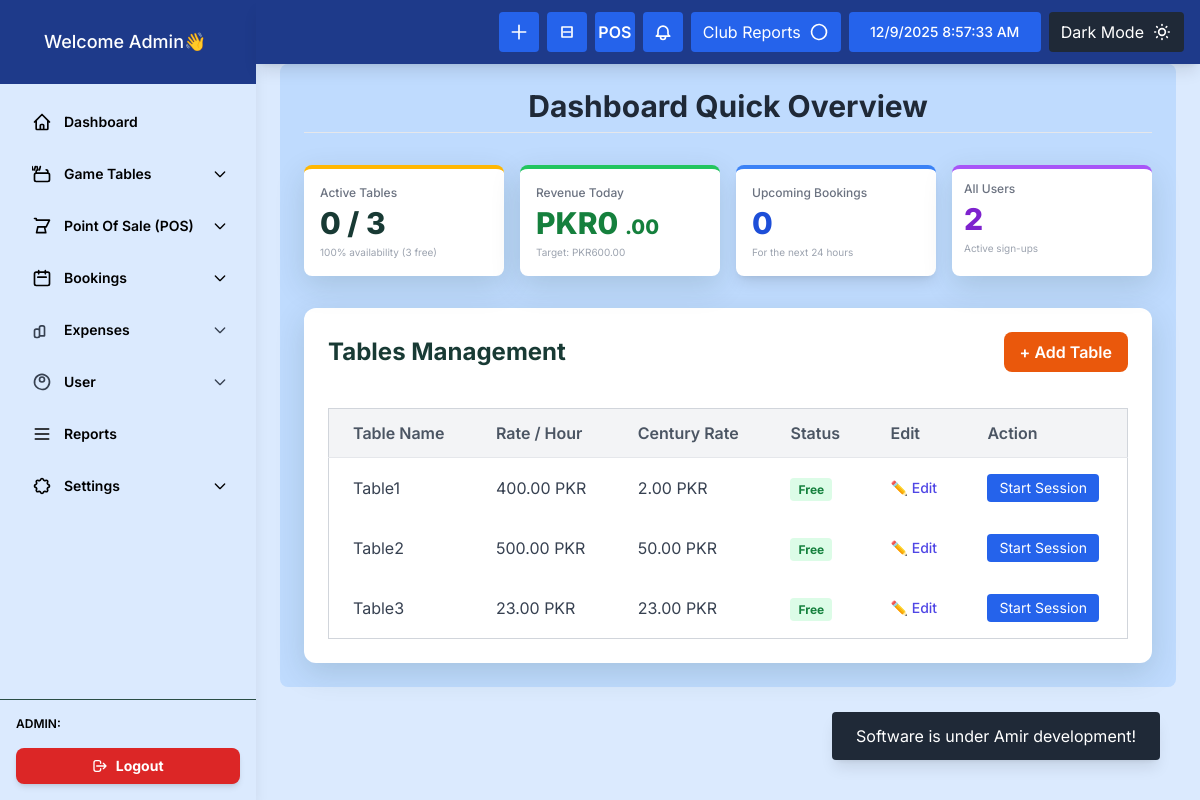
Screenshot of /admin.php (signed in) with the database file from the repository.
### tables this page shows
CREATE TABLE `snooker_tables` (
  `id` int(11) NOT NULL,
  `table_name` varchar(100) NOT NULL,
  `rate_per_hour` decimal(10,2) NOT NULL,
  `century_rate` decimal(10,2) NOT NULL,
  `status` varchar(10) DEFAULT 'Free',
  `created_at` timestamp NOT NULL DEFAULT current_timestamp(),
  `is_active` tinyint(1) NOT NULL DEFAULT 1
);

### admin.php (the view, shortened to what this page needs)
<?php
include 'db.php';
$total_tables_query = "SELECT COUNT(id) AS total FROM snooker_tables";
$total_tables_result = $conn->query($total_tables_query);
$total_tables_data = $total_tables_result->fetch_assoc();
$total_tables = (int)($total_tables_data['total'] ?? 0);
$active_tables_query = "SELECT COUNT(id) AS active_count FROM snooker_tables WHERE status = 'Occupied'";
$active_tables_result = $conn->query($active_tables_query);
$active_tables_data = $active_tables_result->fetch_assoc();
$active_tables = (int)($active_tables_data['active_count'] ?? 0);
$free_tables = $total_tables - $active_tables;
$availability_percent = 0;
if ($total_tables > 0) {
    $availability_percent = round(($free_tables / $total_tables) * 100);
}
$today_start = date('Y-m-d 00:00:00');
$today_end = date('Y-m-d 23:59:59');
$stmt_revenue = $conn->prepare("
    SELECT
        SUM(session_cost) AS total_revenue
    FROM
        snooker_sessions
    WHERE
        status = 'Completed'
    AND
        end_time >= ?
    AND
        end_time <= ?
");
$stmt_revenue->bind_param("ss", $today_start, $today_end);
$stmt_revenue->execute();
$revenue_result = $stmt_revenue->get_result();
$revenue_data = $revenue_result->fetch_assoc();
$total_revenue_today = (float)($revenue_data['total_revenue'] ?? 0.00);
$daily_target = 600.00;
$currency_symbol = 'PKR';
$upcoming_bookings_count = 0;
$stmt_upcoming = $conn->prepare("
    SELECT COUNT(*)
    FROM snooker_bookings
    WHERE status = 'Confirmed'
    AND CONCAT(booking_date, ' ', start_time) > NOW()
    AND CONCAT(booking_date, ' ', start_time) <= DATE_ADD(NOW(), INTERVAL 24 HOUR)
");
if ($stmt_upcoming) {
    $stmt_upcoming->execute();
    $result = $stmt_upcoming->get_result();
    $row = $result->fetch_row();
    $upcoming_bookings_count = $row[0];
}
?>
<?php
$result = $conn->query("SELECT COUNT(*) AS total_users FROM users");
$total_users = 0;
if($result){
    $row = $result->fetch_assoc();
    $total_users = $row['total_users'];
}
?>
<!DOCTYPE html>
<html>
<head>
    <script src="https://cdn.tailwindcss.com"></script>
    <link rel="stylesheet" href="style.css">
</head>
<body class="bg-blue-100 font-sans">
  <?php include 'layout/sidebar.php'; ?>
  <div class="min-h-screen lg:ml-64">
    <?php include "layout/header.php"; ?>
    <main class="pt-16 p-6">
      <div id="content-area" class="space-y-8 bg-blue-200 p-6 rounded-lg">
        <h1 class="text-3xl font-bold mb-0 mt-0 text-gray-800 border-b pb-2 text-center">
          Dashboard Quick Overview
        </h1>
<div class="grid grid-cols-1 md:grid-cols-2 lg:grid-cols-4 gap-4">
    <div class="bg-white p-4 rounded-lg snooker-shadow card-glow border-t-4 border-snooker-accent">
        <p class="text-xs text-gray-500 font-medium">Active Tables</p>
        <p class="text-3xl font-extrabold text-snooker-green mt-1">
            <span id="active-count-display"><?php echo $active_tables; ?></span>
            /
            <span id="total-count-display"><?php echo $total_tables; ?></span>
        </p>
        <p class="text-[10px] text-gray-400 mt-1">
            <span id="availability-percent-display"><?php echo $availability_percent; ?></span>% availability
            (<span id="free-count-display"><?php echo $free_tables; ?></span> free)
        </p>
    </div>
    <div class="bg-white p-4 rounded-lg snooker-shadow card-glow border-t-4 border-green-500">
        <p class="text-xs text-gray-500 font-medium">Revenue Today</p>
        <p class="text-3xl font-extrabold text-green-700 mt-1">
            <?php
                $formatted_revenue = number_format($total_revenue_today, 2);
                $parts = explode('.', $formatted_revenue);
                echo $currency_symbol . $parts[0];
            ?>
            <span class="text-xl">.<?php echo $parts[1]; ?></span>
        </p>
        <p class="text-[10px] text-gray-400 mt-1">
            Target: <?php echo $currency_symbol . number_format($daily_target, 2); ?>
        </p>
    </div>
    <div class="bg-white p-4 rounded-lg shadow-lg card-glow border-t-4 border-blue-500">
        <p class="text-xs text-gray-500 font-medium">Upcoming Bookings</p>
        <p class="text-3xl font-extrabold text-blue-700 mt-1"><?php echo $upcoming_bookings_count; ?></p>
        <p class="text-[10px] text-gray-400 mt-1">For the next 24 hours</p>
    </div>
    <div class="bg-white p-3 rounded-lg snooker-shadow card-glow border-t-4 border-purple-500">
        <p class="text-xs text-gray-500 font-medium">All Users</p>
        <p class="text-3xl font-extrabold text-purple-700 mt-1"><?php echo $total_users; ?></p>
        <p class="text-[10px] text-gray-400 mt-1">Active sign-ups</p>
    </div>
</div>
              <div class="bg-white rounded-xl p-6 snooker-shadow mt-2 ">
    <div class="flex justify-between items-center mb-9 ">
        <h2 class="text-2xl font-bold text-snooker-green">Tables Management</h2>
<button onclick="openAddTableModal()"
   class="px-4 py-2 bg-orange-600 text-white rounded-lg font-semibold hover:bg-green-700 transition">
    + Add Table
</button>
    </div>
    <div class="overflow-x-auto">
        <table class="min-w-full border border-gray-300 rounded-lg">
            <thead class="bg-gray-100">
                <tr>
                    <th class="px-6 py-3 border-b text-left font-semibold text-gray-600">Table Name</th>
                    <th class="px-6 py-3 border-b text-left font-semibold text-gray-600">Rate / Hour</th>
                    <th class="px-6 py-3 border-b text-left font-semibold text-gray-600">Century Rate </th>
                    <th class="px-6 py-3 border-b text-left font-semibold text-gray-600">Status</th>
                 <th class="px-6 py-3 border-b text-left font-semibold text-gray-600" >Edit</th>
                 <th class="px-6 py-3 border-b text-left font-semibold text-gray-600">Action</th>
                </tr>
            </thead>
            <tbody>
<?php
include 'db.php';
$sql = "SELECT * FROM snooker_tables ORDER BY id ASC";
$result = $conn->query($sql);
if ($result->num_rows > 0) {
    while ($row = $result->fetch_assoc()) {
        $table_id = $row['id'];
        $status = $row['status'];
        $status_badge = '';
        if ($status == "Occupied") {
            $session_stmt = $conn->prepare("SELECT session_id FROM snooker_sessions WHERE id = ? AND status = 'Active'");
            $session_stmt->bind_param("i", $table_id);
            $session_stmt->execute();
            $session_result = $session_stmt->get_result();
            $session_data = $session_result->fetch_assoc();
            $session_id = $session_data['session_id'] ?? null;
            $session_stmt->close();
            $status_badge = '<span class="px-2 py-1 bg-red-100 text-red-700 text-xs font-bold rounded">Occupied</span>';
            $action_button = '
                <a href="table_view.php?table_id=' . $table_id . '&session_id=' . $session_id . '"
                   class="bg-blue-500 text-white px-3 py-1 rounded text-sm hover:bg-blue-600 transition">
                    Manage Session
                </a>';
        } else {
            $status_badge = '<span class="px-2 py-1 bg-green-100 text-green-700 text-xs font-bold rounded">Free</span>';
            $action_button = '
                <form action="start_session.php" method="POST">
                    <input type="hidden" name="table_id" value="' . $table_id . '">
                    <button type="submit" name="start_session"
                            class="bg-blue-600 text-white px-3 py-1 rounded text-sm hover:bg-blue-900 transition">
                        Start Session
                    </button>
                </form>';
        }
        ?>
        <tr>
            <td class="px-6 py-4 text-gray-700"><?php echo htmlspecialchars($row['table_name']); ?></td>
            <td class="px-6 py-4 text-gray-700"><?php echo htmlspecialchars($row['rate_per_hour']); ?> PKR</td>
            <td class="px-6 py-4 text-gray-700"><?php echo htmlspecialchars($row['century_rate']); ?> PKR</td>
            <td class="px-6 py-4 text-gray-700 "><?php echo $status_badge; ?></td>
            <td class="px-6 py-4 whitespace-nowrap text-sm font-medium">
        <a href="view_tables.php?id=<?php echo $row['id']; ?>" class="text-indigo-600 hover:text-indigo-900 transition duration-150 ease-in-out" title="Edit">
            ✏️ Edit
        </a>
    </td>
            <td class="px-6 py-4 text-gray-700" title="start session">
                <?php echo $action_button; ?>
            </td>
        </tr>
        <?php
    }
}
?>
            </tbody>
        </table>
    </div>
</div>
            </div>
        </main>
    </div>
</body>
</html>

### style.css (style rules this page uses)
.snooker-shadow { box-shadow: 0 10px 30px rgba(24, 58, 52, 0.15); }
.card-glow { transition: transform 0.3s ease-in-out; }

### rows the page displays
snooker_tables: table_name "Table1", rate_per_hour "400.00", century_rate "2.00", status "Free"
snooker_tables: table_name "Table2", rate_per_hour "500.00", century_rate "50.00", status "Free"
snooker_tables: table_name "Table3", rate_per_hour "23.00", century_rate "23.00", status "Free"

### other values shown
$active_tables "0"
$total_tables "3"
$availability_percent "100"
$free_tables "3"
$currency_symbol "PKR"
$parts[0] "0"
$parts[1] "00"
$daily_target "600.00"
$upcoming_bookings_count "0"
$total_users "2"
